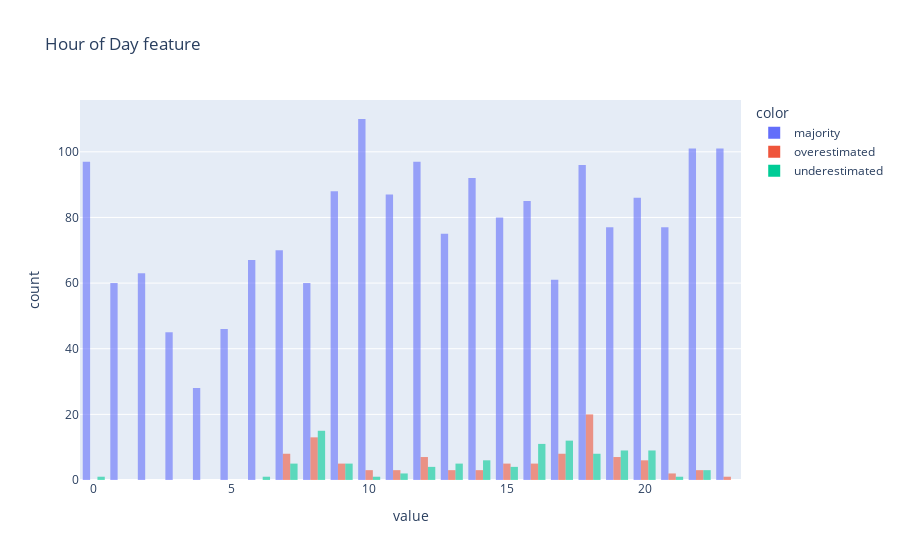

Source (notebook cell):
### Markdown cell above
ii) kolom `hr`

### Code cell
cnt_result['hr'] = X_test['hr']
px.histogram(cnt_result['hr'], color=cnt_result['error_group'], opacity=0.6, barmode='group', title="Hour of Day feature")

### Figure 1 — Plotly figure (JSON) as saved in the notebook; plotly's stock layout.template omitted (floating-point values rounded to 4 significant figures; data arrays with more than 128 entries replaced by an {"elided": "..."} marker saying what was removed)
{"data": [{"alignmentgroup": "True", "bingroup": "x", "hovertemplate": "color=majority<br>value=%{x}<br>count=%{y}<extra></extra>", "legendgroup": "majority", "marker": {"color": "#636efa", "opacity": 0.6, "pattern": {"shape": ""}}, "name": "majority", "offsetgroup": "majority", "orientation": "v", "showlegend": true, "type": "histogram", "x": {"elided": "1849 int values"}, "xaxis": "x", "yaxis": "y"}, {"alignmentgroup": "True", "bingroup": "x", "hovertemplate": "color=overestimated<br>value=%{x}<br>count=%{y}<extra></extra>", "legendgroup": "overestimated", "marker": {"color": "#EF553B", "opacity": 0.6, "pattern": {"shape": ""}}, "name": "overestimated", "offsetgroup": "overestimated", "orientation": "v", "showlegend": true, "type": "histogram", "x": [13, 18, 8, 8, 17, 8, 9, 7, 14, 12, 12, 19, 7, 16, 17, 15, 9, 18, 17, 16, 8, 16, 21, 22, 7, 17, 11, 19, 8, 20, 15, 18, 7, 13, 8, 15, 18, 14, 8, 19, 18, 15, 7, 18, 8, 7, 18, 12, 19, 18, 9, 14, 16, 12, 20, 17, 17, 7, 18, 18, 18, 10, 18, 8, 7, 18, 12, 11, 18, 21, 12, 18, 20, 10, 18, 20, 16, 19, 8, 23, 20, 8, 18, 19, 22, 9, 20, 9, 8, 18, 18, 12, 11, 22, 19, 17, 18, 17, 10, 13, 15, 8], "xaxis": "x", "yaxis": "y"}, {"alignmentgroup": "True", "bingroup": "x", "hovertemplate": "color=underestimated<br>value=%{x}<br>count=%{y}<extra></extra>", "legendgroup": "underestimated", "marker": {"color": "#00cc96", "opacity": 0.6, "pattern": {"shape": ""}}, "name": "underestimated", "offsetgroup": "underestimated", "orientation": "v", "showlegend": true, "type": "histogram", "x": [8, 8, 16, 7, 13, 20, 20, 8, 19, 8, 8, 8, 20, 8, 18, 7, 21, 14, 8, 17, 12, 10, 15, 16, 8, 14, 17, 19, 16, 9, 18, 7, 13, 13, 16, 19, 16, 17, 19, 9, 17, 14, 8, 19, 19, 16, 11, 9, 22, 22, 19, 18, 12, 7, 16, 17, 17, 15, 14, 15, 8, 20, 15, 6, 8, 20, 16, 20, 12, 14, 14, 20, 13, 11, 8, 16, 18, 12, 18, 9, 20, 17, 19, 13, 7, 16, 9, 18, 17, 0, 17, 17, 8, 8, 19, 18, 18, 22, 17, 20, 16, 17], "xaxis": "x", "yaxis": "y"}], "layout": {"barmode": "group", "legend": {"title": {"text": "color"}, "tracegroupgap": 0}, "title": {"text": "Hour of Day feature"}, "xaxis": {"anchor": "y", "domain": [0, 1], "title": {"text": "value"}}, "yaxis": {"anchor": "x", "domain": [0, 1], "title": {"text": "count"}}}}
